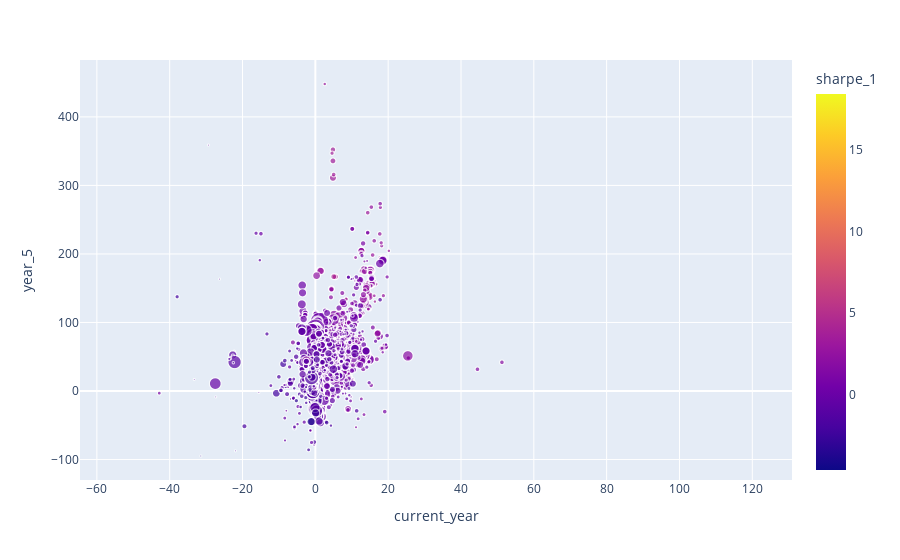

This figure's notebook cell:
### Code cell
px.scatter(df_results, x="current_year", y="year_5", hover_data=["name", "isin"], color="sharpe_1", size="costs_inv")

### Figure 1 — Plotly figure (JSON) as saved in the notebook; plotly's stock layout.template omitted (floating-point values rounded to 4 significant figures; data arrays with more than 128 entries replaced by an {"elided": "..."} marker saying what was removed)
{"data": [{"customdata": {"elided": "4249x2 str values"}, "hovertemplate": "current_year=%{x}<br>year_5=%{y}<br>costs_inv=%{marker.size}<br>name=%{customdata[0]}<br>isin=%{customdata[1]}<br>sharpe_1=%{marker.color}<extra></extra>", "legendgroup": "", "marker": {"color": {"elided": "4249 float values"}, "coloraxis": "coloraxis", "size": {"elided": "4249 float values"}, "sizemode": "area", "sizeref": null, "symbol": "circle"}, "mode": "markers", "name": "", "showlegend": false, "type": "scattergl", "x": {"elided": "4249 float values"}, "xaxis": "x", "y": {"elided": "4249 float values"}, "yaxis": "y"}], "layout": {"coloraxis": {"colorbar": {"title": {"text": "sharpe_1"}}, "colorscale": [[0, "#0d0887"], [0.1111, "#46039f"], [0.2222, "#7201a8"], [0.3333, "#9c179e"], [0.4444, "#bd3786"], [0.5556, "#d8576b"], [0.6667, "#ed7953"], [0.7778, "#fb9f3a"], [0.8889, "#fdca26"], [1, "#f0f921"]]}, "legend": {"itemsizing": "constant", "tracegroupgap": 0}, "margin": {"t": 60}, "xaxis": {"anchor": "y", "domain": [0, 1], "title": {"text": "current_year"}}, "yaxis": {"anchor": "x", "domain": [0, 1], "title": {"text": "year_5"}}}}
